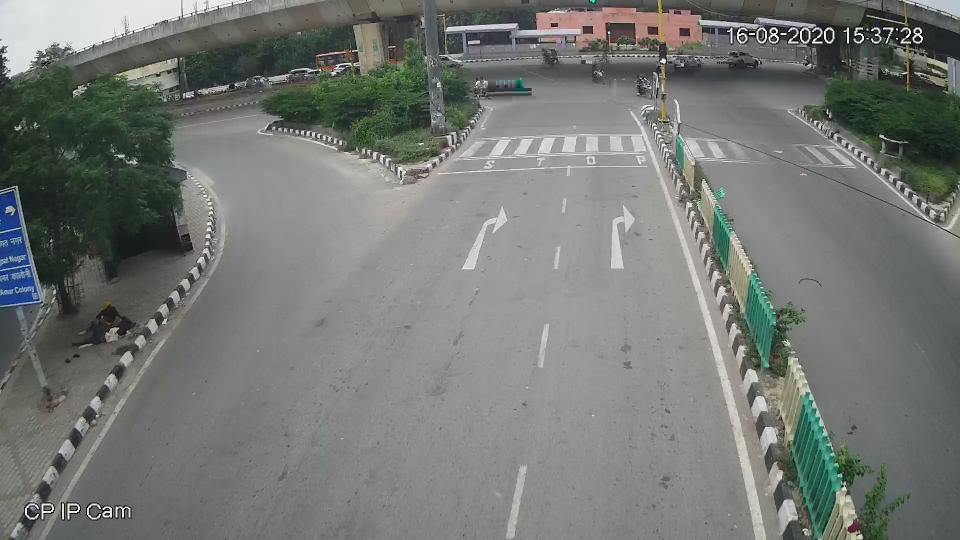
//> input picture empty.jpg, 1920 x 1080 px (shown at 1/2 size)
$ ./main ../empty.jpg ../traffic.jpg 3   (built with g++ and OpenCV 4)
//> lines starting //> are read from the running program, lines starting //| are printed output that depends on the picture
#include <opencv2/opencv.hpp>

using namespace std;  // for standard library constructs
using namespace cv;   // for opencv library constructs

//clickData struct stores all info to be updated incase of any event(click)
struct clickData {

    int clickCnt;
    Mat image;
    vector<Point2f> points;

};

// MouseCallback function for setMouseCallback
void onMouse(int event, int x, int y, int flags, void* dataPointer) {

    // retrieving clickData pointer from void pointer
    clickData* data = (clickData*)dataPointer;

    // user has selected a point (left-click)
    if (event == EVENT_LBUTTONDOWN) {

        // only accept 4 points from user
        // ignores additional points
        if (data->clickCnt < 4) {

            data->points.push_back(Point2f(x, y));
            data->clickCnt++;

            // draw a white circle at the selected point
            circle((data->image), Point(x, y), 8, Scalar(255, 255, 255), FILLED);
            // update image window
            imshow("Original Frame", data->image);

        }

    }

    // right click to remove last point selected
    if (event == EVENT_RBUTTONDOWN) {

        if (data->clickCnt > 0) {

            // retrieve and delete last point
            Point2f xy = (data->points)[data->clickCnt - 1];
            data->clickCnt--;
            data->points.pop_back();

            // draw a black circle at that point to indicate deletion
            circle((data->image), Point(xy.x, xy.y), 5, Scalar(0, 0, 0), FILLED);
            // update image window
            imshow("Original Frame", data->image);

        }

    }

}


// helper function used to warp, crop and save the image in the same directory
bool warpAndCrop(int count, String path, vector<Point2f> trnsfrm_points, Mat& matrix, bool optional) {
//> called with count = 1, path = "../empty.jpg", optional = false

    // read image and store it in src_img
    Mat src_img = imread(path, 0);
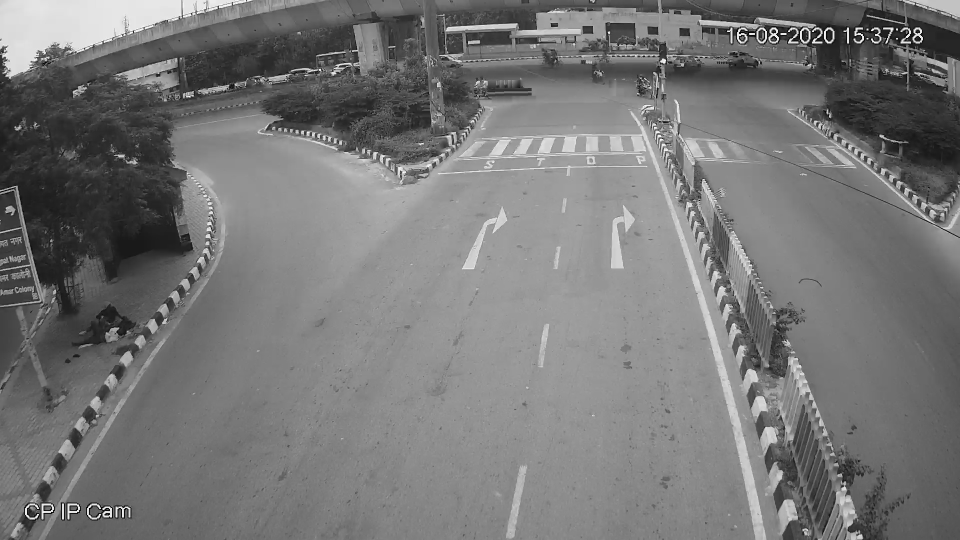
//> src_img: 1080 rows x 1920 cols, CV_8UC1 (shown at 1/2 size); min 0, max 255, mean 118.8
    // create a copy, as the original image is going to be modified (drawing circles etc.)
    Mat clone = src_img.clone();

    Mat transformed_image, cropped_image;

    // used to store the size of an image
    Size size;

    if (src_img.data == NULL) {

        // unable to load image
        cout << "ERROR: Unable to load image " << count << ". Program terminating!\n";
        cout << "Please check if the image path provided is valid or not.\n";
        cout << "Refer to README.md for details. \n\n";

        // unsuccessful job
        return false;

    }

    else {

        // first image loaded

        // store the size of the image
        size = src_img.size();
//> size = Size(1920, 1080)

        // for storing user inputs during events (mouse click)
        clickData data;
        data.clickCnt = 0;
        data.image = src_img;

        // check if selection of points is optional or not
        // select points only if it not optional
        if (!optional) {

            //display image
            imshow("Original Frame", data.image);

            //user input via mouse
            setMouseCallback("Original Frame", onMouse, &data);

            //wait until any key is pressed
            waitKey(0);
//> the left mouse button is pressed and released at (480, 270)
//> the left mouse button is pressed and released at (1440, 270)
//> the left mouse button is pressed and released at (1440, 810)
//> the left mouse button is pressed and released at (480, 810)

            //close all windows on key press
            destroyAllWindows();

            if (data.points.size() < 4) {

                //less than 4 point were selected before key press
                cout << "ERROR: Less than 4 points were selected. Homography cannot be determined.\n";
                cout << "Atleast four points are required. Re-run the code and select 4 points. (additional points will be ignored)\n";
                cout << "Refer to README.md for details. \n\n";

                return false;

            }

            // find a perspective transformation (transformation matrix)
            matrix = findHomography(data.points, trnsfrm_points);

        }

        //transform perspective, and store it in transformed_image
        warpPerspective(clone, transformed_image, matrix, size);
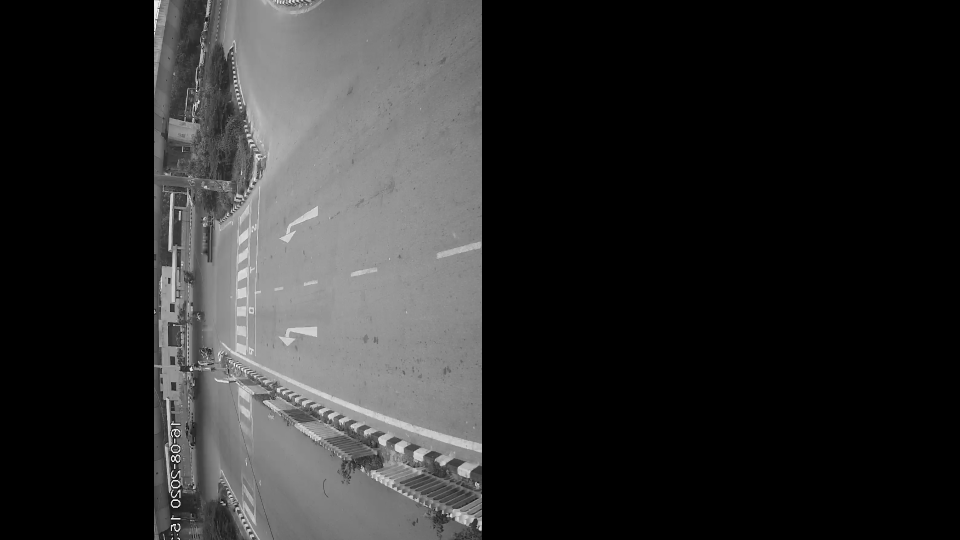
//> transformed_image: 1080 rows x 1920 cols, CV_8UC1 (shown at 1/2 size); min 0, max 255, mean 44.1

        //show and save transformed image
        imshow("Projected Frame", transformed_image);
        imwrite("output/Transformed_Image_" + to_string(count) + ".jpg", transformed_image);

        //wait until any key is pressed
        waitKey(0);

        //close all windows on key press
        destroyAllWindows();

        //show and save cropped image
        cropped_image = transformed_image(Range(52, 831), Range(472, 801));
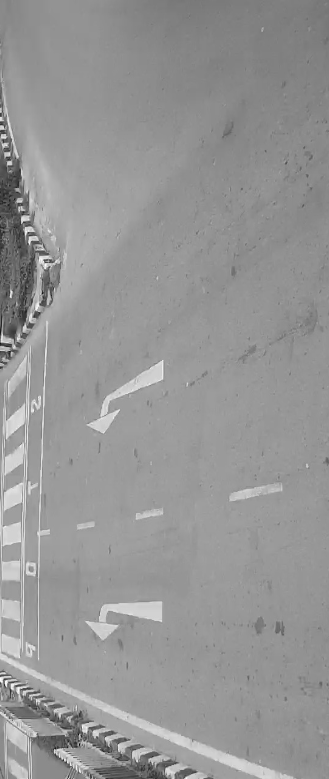
//> cropped_image: 779 rows x 329 cols, CV_8UC1; min 6, max 255, mean 149.8
        imshow("Cropped Frame", cropped_image);
        imwrite("output/Cropped_Image_" + to_string(count) + ".jpg", cropped_image);

        //wait until any key is pressed
        waitKey(0);

        //close all windows on key press
        destroyAllWindows();

        // successful completion
        return true;

    }

}


// main function
int main(int argc, char** argv) {

    // argc is the number of command line arguments including the executable file
    // argv is the array of character pointers (storing strings)
    // argv[0] is the executable file
    // argv[1] should contain the relative/absolute path of image 1 (preferably "empty.jpg")
    // argv[2] should contain the relative/absolute path of image 2 (preferably "traffic.jpg")
    // argv[3] (optional) should be either "0" or "1" depending on whether or
    // not the user wants to use the same set of points for both the images

    if (argc > 4) {

        // extra arguments provided, just a warning
        cout << "WARNING: Extra arguments provided. \n";
        cout << "Please pass in arguments as:- <EXECUTABLE_FILE> <IMG1_PATH> <IMG2_PATH> [<SAME_POINTS>{0,1}]\n";
        cout << "Refer to README.md for more details. \n\n";

    }

    if (argc >= 3) {

        // coordinates in transformed image
        vector<Point2f> trnsfrm_points;

        trnsfrm_points.push_back(Point2f(472, 52));        // top left corner
        trnsfrm_points.push_back(Point2f(472, 830));       // bottom left corner
        trnsfrm_points.push_back(Point2f(800, 830));       // bottom right corner
        trnsfrm_points.push_back(Point2f(800, 52));        // top right corner

        // used to store homography matrix
        Mat matrix;

        bool optional = false;

        // if argv[3] = 1, then set of points is to be selected only once
        if (argc > 3 && (stoi(argv[3]) == 1)) { optional = true; }

        if (warpAndCrop(1, argv[1], trnsfrm_points, matrix, false) == false) { return 0; };        // unsuccessful, so return
        if (warpAndCrop(2, argv[2], trnsfrm_points, matrix, optional) == false) { return 0; };     // unsuccessful, so return
//> call 2 of warpAndCrop, with count = 2, path = "../traffic.jpg", optional = false
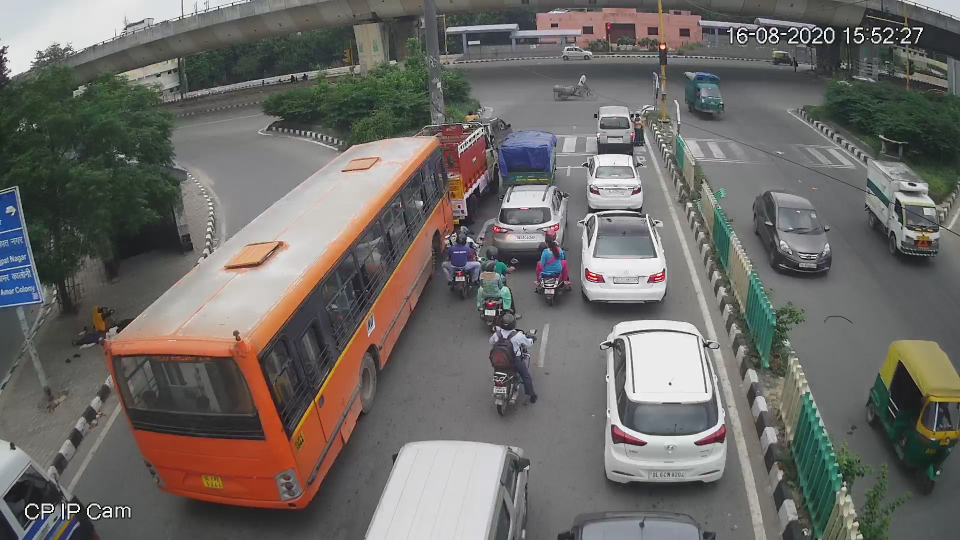
//> input picture traffic.jpg, 1920 x 1080 px (shown at 1/2 size)
//> in warpAndCrop (call 2), `Mat src_img = imread(path, 0);`:
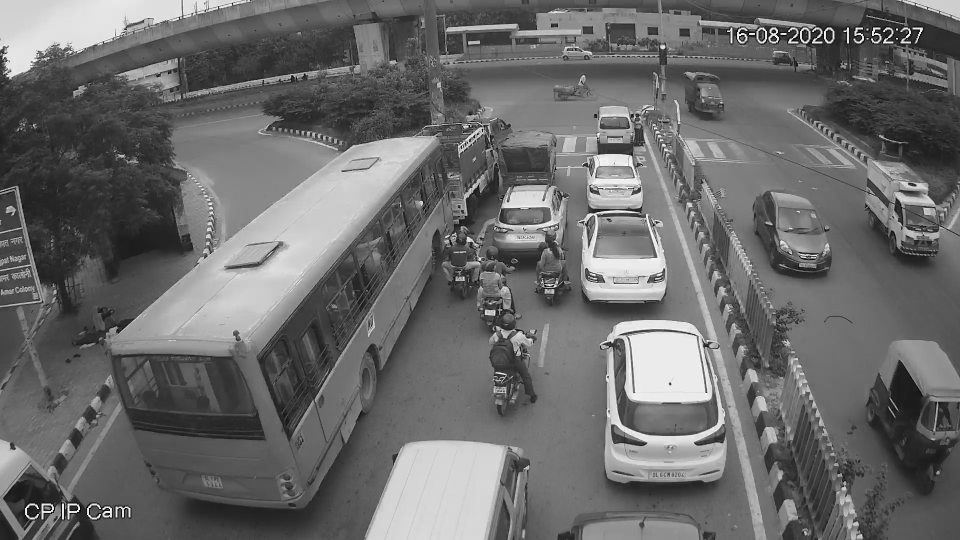
//> src_img: 1080 rows x 1920 cols, CV_8UC1 (shown at 1/2 size); min 0, max 255, mean 106.6
//> (the program exits here)
